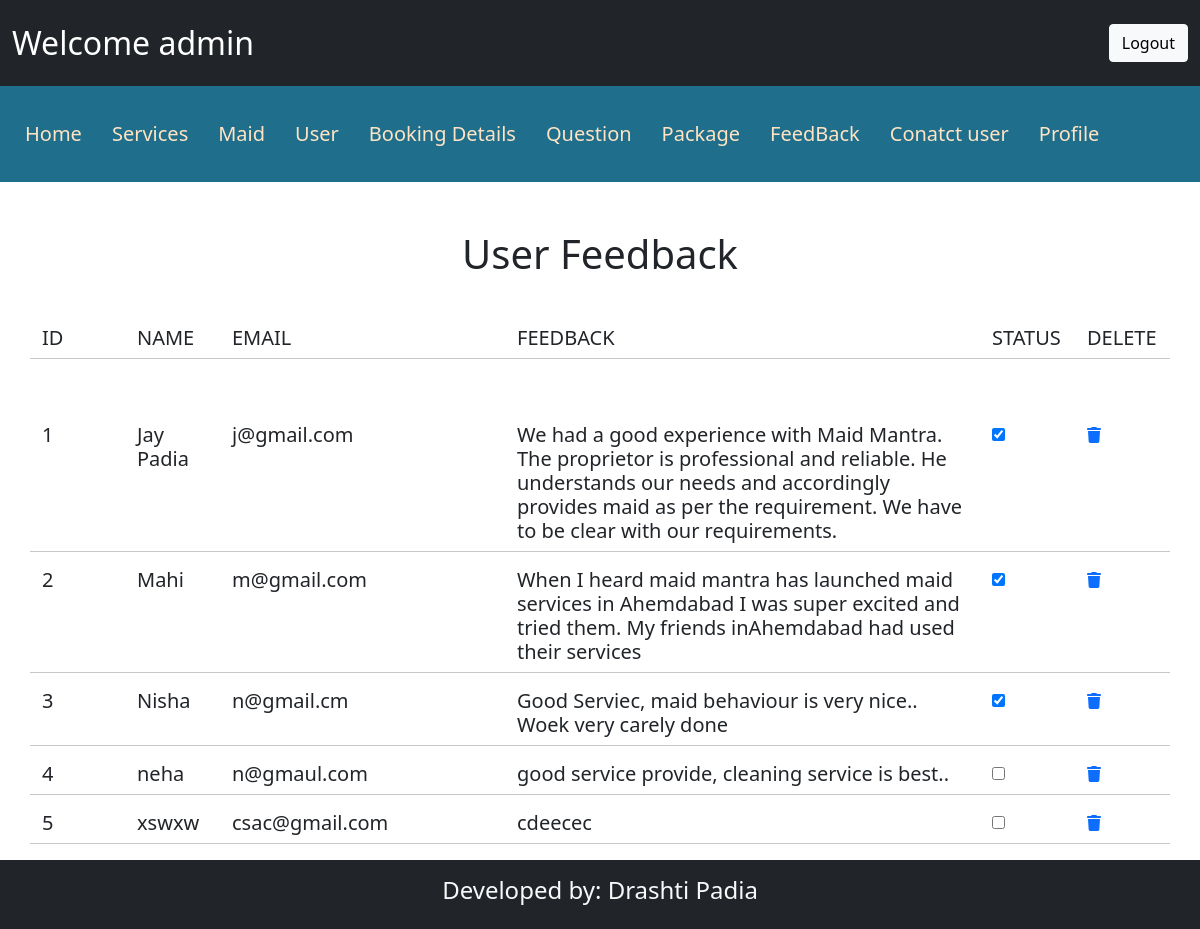
/admin/adminuserfeedback.php (signed in), run on the app's committed database.
### tables this page shows
CREATE TABLE IF NOT EXISTS `feedback` (
  `feed_id` int(11) NOT NULL AUTO_INCREMENT,
  `feed_name` varchar(20) NOT NULL,
  `feed_email` varchar(30) NOT NULL,
  `feedback` varchar(500) NOT NULL,
  `feed_status` varchar(10) DEFAULT NULL,
  PRIMARY KEY (`feed_id`)
);

### admin/adminuserfeedback.php (the view, shortened to what this page needs)
<?php
include("./header.php");
?>
<!DOCTYPE html>
<html lang="en">
<head>
    <link rel="stylesheet" href="./css/bootstrap.min.css" />
    <link rel="stylesheet" href="./css/all.min.css" />
    <link rel="stylesheet" href="./css/style.css" />
</head>
<body>
<section id="FeedbacklistSection" class="mt-5">
    <div class="container d-flex justify-content-center">
      <h1 class="m-auto">User Feedback</h1>
    </div>
  </section>
    <section class="py-5">
        <div class="container">
            <div class="row">
                <div class="col-1">
                    <h5> ID</h5>
                </div>
                <div class="col-1">
                    <h5>NAME</h5>
                </div>
                <div class="col-3">
                    <h5>EMAIL</h5>
                </div>
                <div class="col-5">
                    <h5>FEEDBACK</h5>
                </div>
                <div class="col-1">
                    <h5>STATUS</h5>
                </div>
                <div class="col-1">
                    <h5>DELETE</h5>
                </div>
                <hr />
            </div>
        </div>
    </section>
    <?php
    $qur = "SELECT * FROM feedback";
    $Res = mysqli_query($con, $qur);
    while ($row = mysqli_fetch_row($Res)) {
        ?>
        <section>
            <div class="container">
                <div class="row">
                    <div class="col-1">
                        <h5> <?php echo ($row[0]) ?></h5>
                    </div>
                    <div class="col-1">
                        <h5> <?php echo ($row[1]) ?></h5>
                    </div>
                    <div class="col-3">
                        <h5> <?php echo ($row[2]) ?></h5>
                    </div>
                    <div class="col-5">
                        <h5> <?php echo ($row[3]) ?></h5>
                    </div>
                    <div class="col-1">
                           <?php if($row[4] == ''){ ?>
                            <input type="checkbox" name="status" value="True" onclick="feedbackcheckredirect(<?php echo ($row[0]) ?>)">
                            <?php }else {?>
                            <input type="checkbox" name="status" checked onclick="feedbackuncheckredirect(<?php echo ($row[0]) ?>)">
                             <?php } ?>
                    </div>
                    <div class="col-1">
                    <a href="./deleteAdminFeedback.php?feedbackuser_id=<?php echo ($row[0]); ?>"><i class="fa-solid fa-trash"></i></a>
                    </div>
                    <hr />
                </div>
            </div>
        </section>
    <?php } ?>
</body>
</html>
<?php include("./footer.php") ?>

### admin/css/style.css (style rules this page uses)
* { margin: 0px; padding: 0px; box-sizing: border-box; }

### data on the page
feedback: feed_id "1", feed_name "Jay Padia", feed_email "j@gmail.com", feedback "We had a good experience with Maid Mantra. The proprietor is professional and reliable. He understands our needs and accordingly provides maid as per the requirement. We have to be clear with our requirements."
feedback: feed_id "2", feed_name "Mahi", feed_email "m@gmail.com", feedback "When I heard maid mantra has launched maid services in Ahemdabad I was super excited and tried them. My friends inAhemdabad had used their services"
feedback: feed_id "3", feed_name "Nisha", feed_email "n@gmail.cm", feedback "Good Serviec, maid behaviour is very nice.. Woek very carely done"
feedback: feed_id "4", feed_name "neha", feed_email "n@gmaul.com", feedback "good service provide, cleaning service is best.."
feedback: feed_id "5", feed_name "xswxw", feed_email "csac@gmail.com", feedback "cdeecec"

### other printed values
$_SESSION['admin'] "admin"
